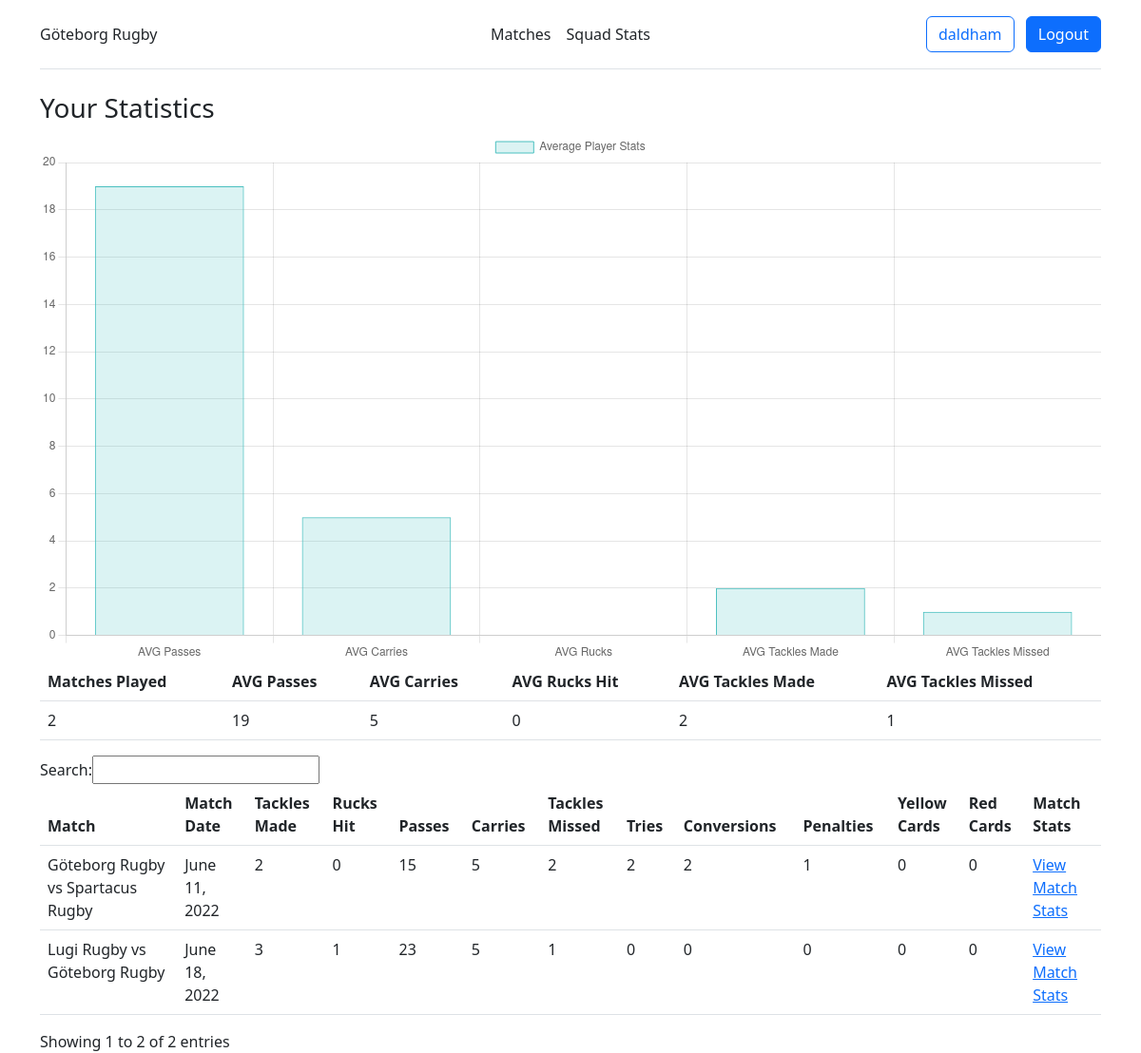
The app's page / (signed in) with its own data.
### stats/models.py (models this page shows, shortened)
class MyUser(AbstractUser):
    player = models.OneToOneField(Player, on_delete=models.CASCADE, null=True, blank=True)
    coach = models.BooleanField(default=False)
    team = models.ForeignKey(Team, on_delete=models.CASCADE, null=True, blank=True)
    @property
    def is_coach(self):
        return self.coach

class Team(models.Model):
    name = models.CharField(max_length=30)
    invite_code = models.CharField(max_length=10, null=True, blank=True)

class PlayerStatistic(models.Model):
    match = models.ForeignKey(Match, on_delete=models.CASCADE)
    player = models.ForeignKey(Player, on_delete=models.CASCADE)
    started = models.BooleanField(default=False)
    tackles_made = models.IntegerField(default=0)
    rucks_hit = models.IntegerField(default=0)
    passes = models.IntegerField(default=0)
    carries = models.IntegerField(default=0)
    tackles_missed = models.IntegerField(default=0)
    tries = models.IntegerField(default=0)
    conversions = models.IntegerField(default=0)
    penalties = models.IntegerField(default=0)
    yellow_cards = models.IntegerField(default=0)
    red_cards = models.IntegerField(default=0)

class Match(models.Model):
    home_team = models.ForeignKey(Team, on_delete=models.CASCADE, related_name='home_matches')
    away_team = models.ForeignKey(Team, on_delete=models.CASCADE, related_name='away_matches')
    date = models.DateField()
    home_score = models.IntegerField(default=0)
    away_score = models.IntegerField(default=0)
    RESULT_CHOICES = [
        ('Win', 'Win'),
        ('Loss', 'Loss'),
        ('Draw', 'Draw')
    ]
    result = models.CharField(max_length=4, choices=RESULT_CHOICES, default='Draw')
    def match_name(self):
        return f"{self.home_team.name} vs {self.away_team.name}"

### stats/views.py (the view)
# urls.py: path('', views.index, name='index'),
def index(request):
    if request.method == 'POST':
        username = request.POST['username']
        password = request.POST['password']
        user = authenticate(request, username=username, password=password)
        if user is not None:
            login(request, user)
            return redirect('index')
        else:
            return render(request, 'login.html', {'error': 'Invalid login credentials'})
    else:
        if request.user.is_authenticated:
            try:
                player = request.user.player
                statistics = PlayerStatistic.objects.filter(player=player)
                aggregate_data = statistics.aggregate(
                    avg_tackles= Sum('tackles_made') / Count('tackles_made'),
                    avg_carries=Sum('carries') / Count('carries'),
                    avg_passes=Sum('passes') / Count('passes'),
                    count = Count('tackles_made'),
                    avg_rucks = Sum('rucks_hit') / Count('rucks_hit'),
                    avg_tackles_missed = Sum('tackles_missed') / Count('tackles_missed')
                )
                player_averages = {
                    'matches_played': aggregate_data['count'],
                    'avg_tackles': aggregate_data['avg_tackles'],
                    'avg_carries': aggregate_data['avg_carries'],
                    'avg_passes': aggregate_data['avg_passes'],
                    'avg_rucks': aggregate_data['avg_rucks'],
                    'avg_tackles_missed': aggregate_data['avg_tackles_missed'],
                }
                context = {'statistics': statistics, 'player_averages': player_averages}
                return render(request, 'index.html', context)
            except Player.DoesNotExist:
                context = {'message': 'You are not associated with a player. Please contact your coach to connect your account.'}
                return render(request, 'index.html', context)
        else:
            return render(request, 'index.html')

### stats/templates/index.html (shortened to what this page needs)
{% extends 'base.html' %}
{% block content %}
    {% if user.is_authenticated %}
        {% if user.team %}
        <div class="container">
            <h3>Your Statistics</h3>
            {% if statistics %}
            <div>
              <canvas id="myChart"></canvas>
            </div>
            <table class="table">
              <thead>
                <tr>
                  <th>Matches Played</th>
                  <th>AVG Passes</th>
                  <th>AVG Carries</th>
                  <th>AVG Rucks Hit</th>
                  <th>AVG Tackles Made</th>
                  <th>AVG Tackles Missed</th>
                </tr>
              </thead>
              <tbody>
                <tr>
                  <td>{{ player_averages.matches_played }}</td>
                  <td>{{ player_averages.avg_passes }}</td>
                  <td>{{ player_averages.avg_carries }}</td>
                  <td>{{ player_averages.avg_rucks }}</td>
                  <td>{{ player_averages.avg_tackles }}</td>
                  <td>{{ player_averages.avg_tackles_missed }}</td>
                </tr>
              </tbody>
            </table>
                <table class="table" id="stats">
                    <thead>
                        <tr>
                            <th>Match</th>
                            <th>Match Date</th>
                            <th>Tackles Made</th>
                            <th>Rucks Hit</th>
                            <th>Passes</th>
                            <th>Carries</th>
                            <th>Tackles Missed</th>
                            <th>Tries</th>
                            <th>Conversions</th>
                            <th>Penalties</th>
                            <th>Yellow Cards</th>
                            <th>Red Cards</th>
                            <th>Match Stats</th>
                        </tr>
                    </thead>
                    <tbody>
                        {% for statistic in statistics %}
                            <tr>
                                <td>{{statistic.match.match_name}}</td>
                                <td>{{ statistic.match.date }}</td>
                                <td>{{ statistic.tackles_made }}</td>
                                <td>{{ statistic.rucks_hit }}</td>
                                <td>{{ statistic.passes }}</td>
                                <td>{{ statistic.carries }}</td>
                                <td>{{ statistic.tackles_missed }}</td>
                                <td>{{ statistic.tries }}</td>
                                <td>{{ statistic.conversions }}</td>
                                <td>{{ statistic.penalties }}</td>
                                <td>{{ statistic.yellow_cards }}</td>
                                <td>{{ statistic.red_cards }}</td>
                                <td><a href="{% url 'player_statistics' statistic.match.id %}">View Match Stats</a></td>
                            </tr>
                        {% endfor %}
                    </tbody>
                </table>
            {% else %}
                <p>No statistics found.</p>
            {% endif %}
        {% else %}
            <p>You are not a member of a team yet.</p>
            <a href="{% url 'join' %}">Join a team</a>
        {% endif %}
    </div>
    {% endif %}
<script>
  const ctx = document.getElementById('myChart').getContext('2d');
  const myChart = new Chart(ctx, {
      type: 'bar',
      data: {
        labels : ['AVG Passes', 'AVG Carries', 'AVG Rucks', 'AVG Tackles Made', 'AVG Tackles Missed'],
          datasets: [{
            label: "Average Player Stats",
            data : [{{ player_averages.avg_passes }}, {{ player_averages.avg_carries }}, {{ player_averages.avg_rucks }}, {{ player_averages.avg_tackles }}, {{ player_averages.avg_tackles_missed }}],
            backgroundColor: 'rgba(75, 192, 192, 0.2)',
            borderColor: 'rgba(75, 192, 192, 1)',
            borderWidth: 1
          }]
      },
      options: {
          scales: {
              y: {
                  beginAtZero: true
              }
          }
      }
  });
</script>
{% endblock %}

### stats/templates/base.html (shortened to what this page needs)
<!doctype html>
<html lang="en">
  <head>
    <link href="https://cdn.jsdelivr.net/npm/bootstrap@5.3.0-alpha1/dist/css/bootstrap.min.css" rel="stylesheet">
    <link rel="stylesheet" type="text/css" href="https://cdn.datatables.net/v/bs5/dt-1.10.22/datatables.min.css"/>
    {% load static %}
    <link rel="stylesheet" type="text/css" href="{% static 'stats/styles.css' %}">
  </head>
  <body>
    <div class="container">
        <header class="d-flex flex-wrap align-items-center justify-content-center justify-content-md-between py-3 mb-4 border-bottom">
            <div class="d-flex align-items-center col-md-3 mb-2 mb-md-0 text-dark text-decoration-none">
                {% if user.is_authenticated %}
                    <a class="nav-link" href="{% url 'index' %}">{{ user.team.name }}</a>
                {% else %}
                    <a class="nav-link" href="{% url 'index' %}">Rugby Dashboard</a>
                {% endif %}
            </div>
          <ul class="nav col-12 col-md-auto mb-2 justify-content-center mb-md-0">
            {% if user.is_authenticated and user.team and user.is_coach %}
            <li><a href="{% url 'matches' %}" class="nav-link px-2 link-dark">Matches</a></li>
            <li><a href="{% url 'squad' %}" class="nav-link px-2 link-dark">Squad Stats</a></li>
            <li><a href="{% url 'add_players' %}" class="nav-link px-2 link-dark">Add Players</a></li>
            <li><a href="{% url 'add_match' %}" class="nav-link px-2 link-dark">Add Match</a></li>
            {% elif user.is_authenticated and user.team %}
            <li><a href="{% url 'matches' %}" class="nav-link px-2 link-dark">Matches</a></li>
            <li><a href="{% url 'squad' %}" class="nav-link px-2 link-dark">Squad Stats</a></li>
            {% elif user.is_authenticated %}
            <li><a href="{% url 'matches' %}" class="nav-link px-2 link-dark">Matches</a></li>
            <li><a href="{% url 'squad' %}" class="nav-link px-2 link-dark">Squad Stats</a></li>
            <li><a href="{% url 'join' %}" class="nav-link px-2 link-dark">Join Team</a></li>
            {% else %}
            <li><a href="{% url 'about' %}" class="nav-link px-2 link-dark">About</a></li>
            {% endif %}
          </ul>
          <div class="col-md-3 text-end">
            {% if user.is_authenticated %}
            <a class="btn btn-outline-primary me-2" href="{% url 'index' %}">{{ user.username }}</a>
            <a class="btn btn-primary" href="{% url 'logout' %}">Logout</a>
            {% else %}
            <a class="btn btn-outline-primary me-2" href="{% url 'login' %}">Log In</a>
            <a class="btn btn-primary" href="{% url 'register' %}">Sign Up</a>
            {% endif %}
          </div>
        </header>
    </div>
    {% block content %}{% endblock %}
  </body>
</html>

### records on screen
MyUser: team.name "Göteborg Rugby", username "daldham"
PlayerStatistic: match.match_name "Göteborg Rugby vs Spartacus Rugby", match "June 11, 2022", tackles_made "2", rucks_hit "0", passes "15", carries "5", tackles_missed "2", tries "2", conversions "2", penalties "1", yellow_cards "0", red_cards "0"
PlayerStatistic: match.match_name "Lugi Rugby vs Göteborg Rugby", match "June 18, 2022", tackles_made "3", rucks_hit "1", passes "23", carries "5", tackles_missed "1", tries "0", conversions "0", penalties "0", yellow_cards "0", red_cards "0"

### other values on screen
{{ player_averages.matches_played }} "2"
{{ player_averages.avg_passes }} "19"
{{ player_averages.avg_carries }} "5"
{{ player_averages.avg_rucks }} "0"
{{ player_averages.avg_tackles }} "2"
{{ player_averages.avg_tackles_missed }} "1"
chart data {{ player_averages.avg_passes }} 19
chart data {{ player_averages.avg_carries }} 5
chart data {{ player_averages.avg_rucks }} 0
chart data {{ player_averages.avg_tackles }} 2
